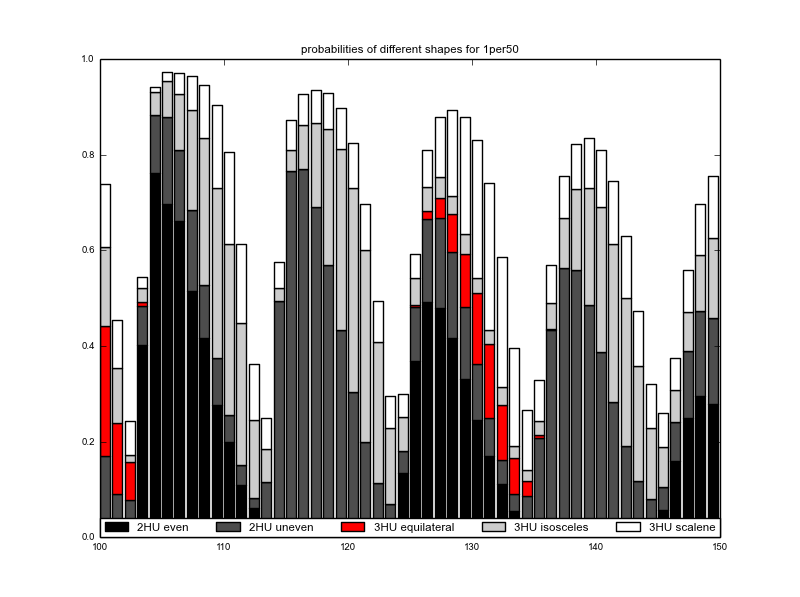

Here is the Python script that generated this plot:
#import csv
from matplotlib.pyplot import *
import pandas as pd

filename="C:\Users\honey66clover\Desktop\Weijuan\DNA\HU\sample pictures2\s4\HU-bound DNA shape_1per50_100-149.csv" 
df=pd.read_table(filename,sep=',')
#print df
x=df['HU/50bp']
HU2even=df['2HU even']
HU2uneven=df['2HU uneven']
HU3equi=df['3HU equilateral']
HU3iso=df['3HU isosceles']
HU3scal=df['3HU scalene']

p21=bar(x,HU2even,color='0',label='2HU even')
p22=bar(x,HU2uneven,color='0.3',bottom=HU2even,label='2HU uneven')
p31=bar(x,HU3equi,color='r',bottom=HU2even+HU2uneven,label='3HU equilateral')
p32=bar(x,HU3iso,color='0.8',bottom=HU2even+HU2uneven+HU3equi,label='3HU isosceles')
p33=bar(x,HU3scal,color='1',bottom=HU2even+HU2uneven+HU3equi+HU3iso,label='3HU scalene')

title('probabilities of different shapes for 1per50')
#legend((p21[0],p22[0],p31[0],p32[0],p33[0]),('2HU even','2HU uneven','3HU equilateral','3HU isosceles','3HU scalene'))
#legend(bbox_to_anchor=(1.05, 1), loc=2, borderaxespad=0.,prop={'size':10})
legend(bbox_to_anchor=(0., 0, 1, .102), loc=3,ncol=5, mode="expand",borderaxespad=0.)
show()
